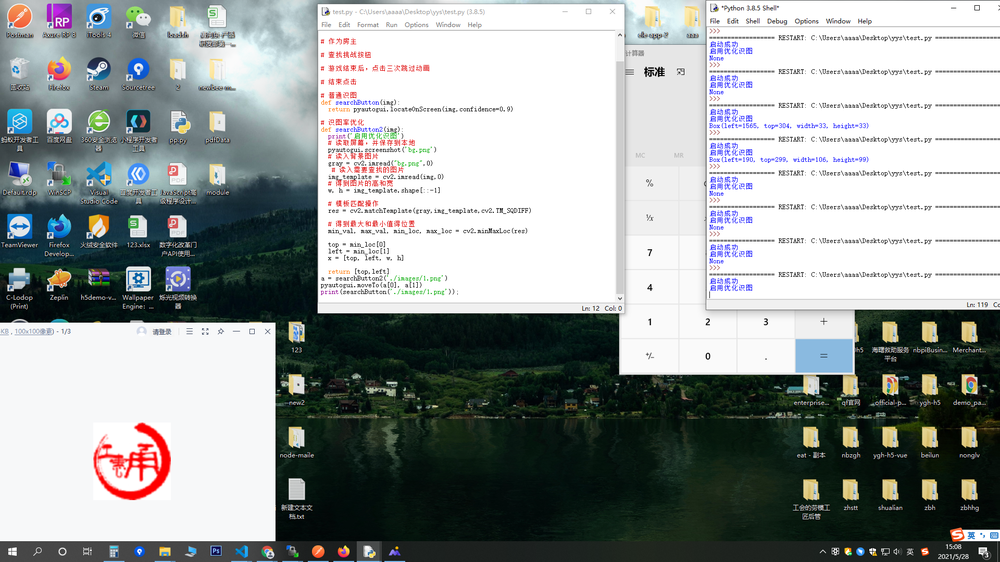
#> input picture bg.png, 1000 x 562 px, shrunk from 1920 x 1080 before the run; the run also reads 1 picture not shown here
$ python test.py
#> lines starting #> are read from the running program, lines starting #| are printed output that depends on the picture
import pyautogui
import cv2

print('启动成功')

# 作为房主

# 查找挑战按钮

# 游戏结束后，点击三次跳过动画

# 结束点击

# 普通识图
def searchButton(img):
  return pyautogui.locateOnScreen(img,confidence=0.9)

# 识图率优化
def searchButton2(img):
#> called with img = './images/1.png'
  print('启用优化识图')
  # 读取屏幕，并保存到本地
  pyautogui.screenshot('bg.png')
  # 读入背景图片
  gray = cv2.imread("bg.png",0)
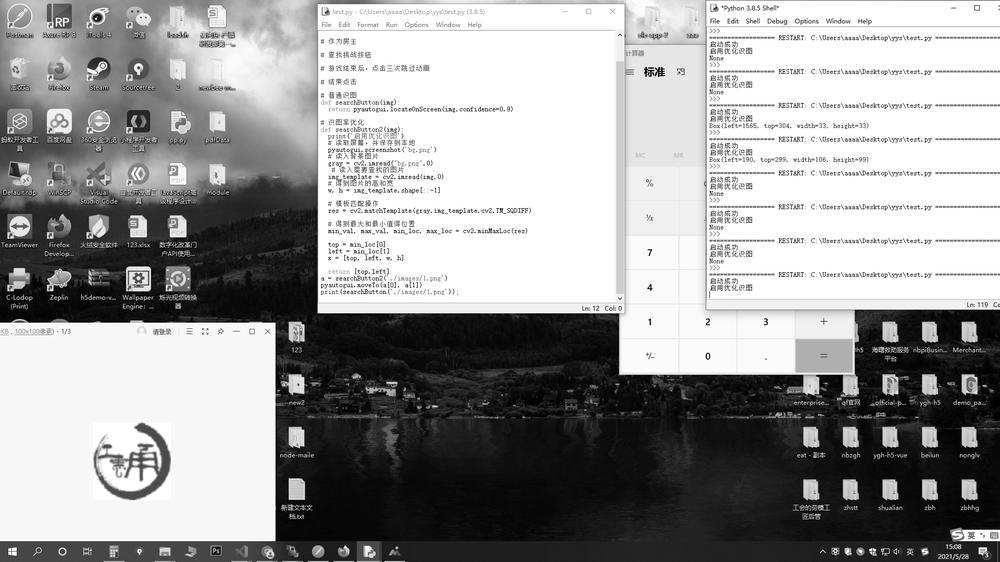
#> gray: shape (562, 1000); min 0, max 255, mean 153.6
   # 读入需要查找的图片
  img_template = cv2.imread(img,0)
  # 得到图片的高和宽
  w, h = img_template.shape[::-1]
#> w = 12; h = 12

  # 模板匹配操作
  res = cv2.matchTemplate(gray,img_template,cv2.TM_SQDIFF)
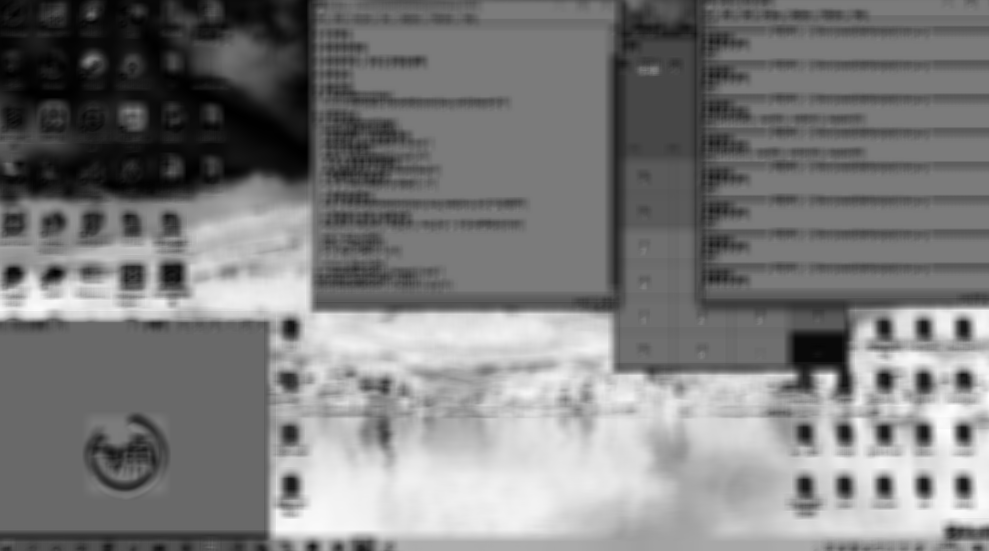
#> res: shape (551, 989) float32; min 73699, max 3296706.8, mean 1645342.6; drawn with min black and max white

  # 得到最大和最小值得位置
  min_val, max_val, min_loc, max_loc = cv2.minMaxLoc(res)
#> min_val = 73699; max_val = 3296706.8; min_loc = (31, 91); max_loc = (949, 430)

  top = min_loc[0]
#> top = 31
  left = min_loc[1]
#> left = 91
  x = [top, left, w, h]
#> x = [31, 91, 12, 12]

  return [top,left]
a = searchButton2('./images/1.png')
#> a = [31, 91]
pyautogui.moveTo(a[0], a[1])
print(searchButton('./images/1.png'));
